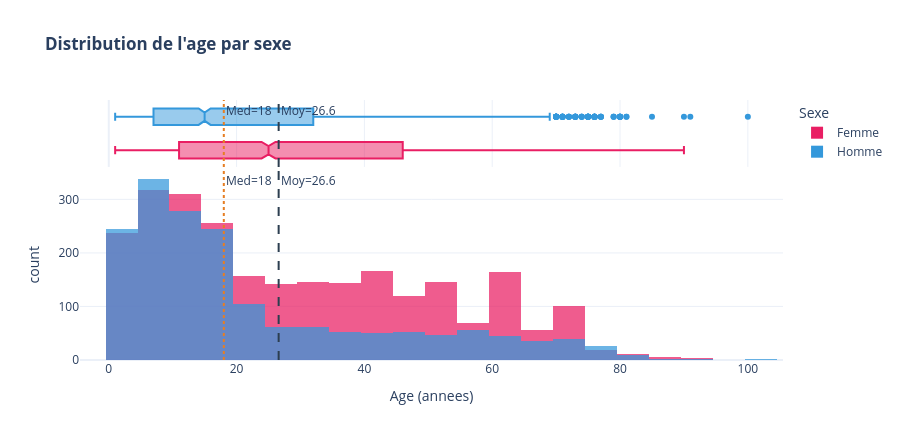

Write notebook code for a chart like this one.
### Code cell
# -- Plot 3.3 : Distribution de l'age par sexe --
# Histogramme avec boxplot marginal = vision complete de la distribution

fig_age = px.histogram(
    df, x='Age', nbins=30, marginal='box',
    color='Sexe',
    color_discrete_map={'Homme':'#3498DB','Femme':'#E91E63'},
    barmode='overlay', opacity=0.72,
    title='<b>Distribution de l\'age par sexe</b>',
    labels={'Age': 'Age (annees)', 'count': 'Effectif'},
    template='plotly_white', height=440
)
fig_age.add_vline(x=df['Age'].mean(), line_dash='dash', line_color='#2C3E50',
                  annotation_text=f'Moy={df["Age"].mean():.1f}')
fig_age.add_vline(x=df['Age'].median(), line_dash='dot', line_color='#E67E22',
                  annotation_text=f'Med={df["Age"].median():.0f}')
fig_age.show()
print(f'Age -- Moy: {df["Age"].mean():.1f} | Med: {df["Age"].median():.0f} | Min-Max: {int(df["Age"].min())}-{int(df["Age"].max())} ans')

### Figure 1 — Plotly figure (JSON) as saved in the notebook; plotly's stock layout.template omitted (floating-point values rounded to 4 significant figures; data arrays with more than 128 entries replaced by an {"elided": "..."} marker saying what was removed)
{"data": [{"bingroup": "x", "hovertemplate": "Sexe=Femme<br>Age (annees)=%{x}<br>count=%{y}<extra></extra>", "legendgroup": "Femme", "marker": {"color": "#E91E63", "opacity": 0.72, "pattern": {"shape": ""}}, "name": "Femme", "nbinsx": 30, "orientation": "v", "showlegend": true, "type": "histogram", "x": {"elided": "2570 int values"}, "xaxis": "x", "yaxis": "y"}, {"hovertemplate": "Sexe=Femme<br>Age (annees)=%{x}<extra></extra>", "legendgroup": "Femme", "marker": {"color": "#E91E63"}, "name": "Femme", "notched": true, "showlegend": false, "type": "box", "x": {"elided": "2570 int values"}, "xaxis": "x2", "yaxis": "y2"}, {"bingroup": "x", "hovertemplate": "Sexe=Homme<br>Age (annees)=%{x}<br>count=%{y}<extra></extra>", "legendgroup": "Homme", "marker": {"color": "#3498DB", "opacity": 0.72, "pattern": {"shape": ""}}, "name": "Homme", "nbinsx": 30, "orientation": "v", "showlegend": true, "type": "histogram", "x": {"elided": "1748 int values"}, "xaxis": "x", "yaxis": "y"}, {"hovertemplate": "Sexe=Homme<br>Age (annees)=%{x}<extra></extra>", "legendgroup": "Homme", "marker": {"color": "#3498DB"}, "name": "Homme", "notched": true, "showlegend": false, "type": "box", "x": {"elided": "1748 int values"}, "xaxis": "x2", "yaxis": "y2"}], "layout": {"annotations": [{"showarrow": false, "text": "Moy=26.6", "x": 26.58, "xanchor": "left", "xref": "x", "y": 1, "yanchor": "top", "yref": "y domain"}, {"showarrow": false, "text": "Moy=26.6", "x": 26.58, "xanchor": "left", "xref": "x2", "y": 1, "yanchor": "top", "yref": "y2 domain"}, {"showarrow": false, "text": "Med=18", "x": 18, "xanchor": "left", "xref": "x", "y": 1, "yanchor": "top", "yref": "y domain"}, {"showarrow": false, "text": "Med=18", "x": 18, "xanchor": "left", "xref": "x2", "y": 1, "yanchor": "top", "yref": "y2 domain"}], "barmode": "overlay", "height": 440, "legend": {"title": {"text": "Sexe"}, "tracegroupgap": 0}, "shapes": [{"line": {"color": "#2C3E50", "dash": "dash"}, "type": "line", "x0": 26.58, "x1": 26.58, "xref": "x", "y0": 0, "y1": 1, "yref": "y domain"}, {"line": {"color": "#2C3E50", "dash": "dash"}, "type": "line", "x0": 26.58, "x1": 26.58, "xref": "x2", "y0": 0, "y1": 1, "yref": "y2 domain"}, {"line": {"color": "#E67E22", "dash": "dot"}, "type": "line", "x0": 18, "x1": 18, "xref": "x", "y0": 0, "y1": 1, "yref": "y domain"}, {"line": {"color": "#E67E22", "dash": "dot"}, "type": "line", "x0": 18, "x1": 18, "xref": "x2", "y0": 0, "y1": 1, "yref": "y2 domain"}], "title": {"text": "<b>Distribution de l'age par sexe</b>"}, "xaxis": {"anchor": "y", "domain": [0, 1], "title": {"text": "Age (annees)"}}, "xaxis2": {"anchor": "y2", "domain": [0, 1], "matches": "x", "showgrid": true, "showticklabels": false}, "yaxis": {"anchor": "x", "domain": [0, 0.7326], "title": {"text": "count"}}, "yaxis2": {"anchor": "x2", "domain": [0.7426, 1], "matches": "y2", "showgrid": false, "showline": false, "showticklabels": false, "ticks": ""}}}
